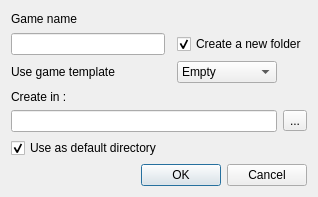
<?xml version="1.0" encoding="UTF-8"?>
<ui version="4.0">
 <class>NewGame</class>
 <widget class="QDialog" name="NewGame">
  <property name="geometry">
   <rect>
    <x>0</x>
    <y>0</y>
    <width>318</width>
    <height>197</height>
   </rect>
  </property>
  <property name="windowTitle">
   <string>Dialog</string>
  </property>
  <layout class="QGridLayout" name="gridLayout">
   <item row="0" column="0">
    <widget class="QLabel" name="label_2">
     <property name="text">
      <string>Game name</string>
     </property>
    </widget>
   </item>
   <item row="1" column="0">
    <widget class="QLineEdit" name="gName"/>
   </item>
   <item row="3" column="0">
    <widget class="QLabel" name="label">
     <property name="text">
      <string>Create in :</string>
     </property>
    </widget>
   </item>
   <item row="5" column="0">
    <widget class="QCheckBox" name="checkBox_2">
     <property name="text">
      <string>Use as default directory</string>
     </property>
     <property name="checked">
      <bool>true</bool>
     </property>
    </widget>
   </item>
   <item row="4" column="0" colspan="3">
    <widget class="QLineEdit" name="folderP"/>
   </item>
   <item row="4" column="3">
    <widget class="QToolButton" name="browse">
     <property name="text">
      <string>...</string>
     </property>
    </widget>
   </item>
   <item row="1" column="2" colspan="2">
    <widget class="QCheckBox" name="newFolder">
     <property name="text">
      <string>Create a new folder</string>
     </property>
     <property name="checked">
      <bool>true</bool>
     </property>
    </widget>
   </item>
   <item row="2" column="0">
    <widget class="QLabel" name="label_3">
     <property name="text">
      <string>Use game template</string>
     </property>
    </widget>
   </item>
   <item row="2" column="2">
    <widget class="QComboBox" name="comboBox">
     <item>
      <property name="text">
       <string>Empty</string>
      </property>
     </item>
    </widget>
   </item>
   <item row="6" column="0" colspan="4">
    <widget class="QDialogButtonBox" name="buttonBox">
     <property name="orientation">
      <enum>Qt::Horizontal</enum>
     </property>
     <property name="standardButtons">
      <set>QDialogButtonBox::Cancel|QDialogButtonBox::Ok</set>
     </property>
    </widget>
   </item>
  </layout>
 </widget>
 <resources/>
 <connections>
  <connection>
   <sender>buttonBox</sender>
   <signal>accepted()</signal>
   <receiver>NewGame</receiver>
   <slot>accept()</slot>
   <hints>
    <hint type="sourcelabel">
     <x>248</x>
     <y>254</y>
    </hint>
    <hint type="destinationlabel">
     <x>157</x>
     <y>274</y>
    </hint>
   </hints>
  </connection>
  <connection>
   <sender>buttonBox</sender>
   <signal>rejected()</signal>
   <receiver>NewGame</receiver>
   <slot>reject()</slot>
   <hints>
    <hint type="sourcelabel">
     <x>316</x>
     <y>260</y>
    </hint>
    <hint type="destinationlabel">
     <x>286</x>
     <y>274</y>
    </hint>
   </hints>
  </connection>
 </connections>
</ui>
